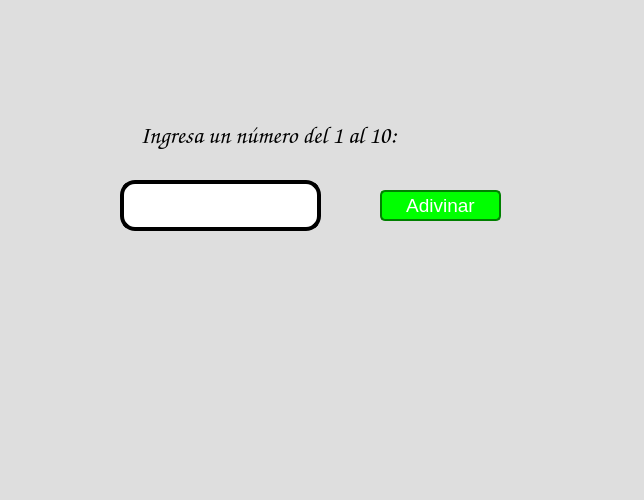
<?xml version="1.0" encoding="UTF-8"?>
<ui version="4.0">
 <class>MainWindow</class>
 <widget class="QMainWindow" name="MainWindow">
  <property name="geometry">
   <rect>
    <x>0</x>
    <y>0</y>
    <width>644</width>
    <height>500</height>
   </rect>
  </property>
  <property name="windowTitle">
   <string>MainWindow</string>
  </property>
  <property name="styleSheet">
   <string notr="true">background-color: rgb(222, 222, 222);</string>
  </property>
  <widget class="QWidget" name="centralwidget">
   <widget class="QLabel" name="label_4">
    <property name="geometry">
     <rect>
      <x>80</x>
      <y>270</y>
      <width>161</width>
      <height>181</height>
     </rect>
    </property>
    <property name="styleSheet">
     <string notr="true"/>
    </property>
    <property name="text">
     <string/>
    </property>
    <property name="pixmap">
     <pixmap resource="../../Archivos/Recursos.qrc">:/Ejercicios/8s85l9yb14k81.png</pixmap>
    </property>
    <property name="scaledContents">
     <bool>true</bool>
    </property>
   </widget>
   <widget class="QLabel" name="label_5">
    <property name="geometry">
     <rect>
      <x>140</x>
      <y>120</y>
      <width>381</width>
      <height>31</height>
     </rect>
    </property>
    <property name="font">
     <font>
      <family>Comic Sans MS</family>
      <pointsize>18</pointsize>
      <weight>75</weight>
      <bold>true</bold>
     </font>
    </property>
    <property name="text">
     <string>Ingresa un número del 1 al 10:</string>
    </property>
   </widget>
   <widget class="QLabel" name="label">
    <property name="geometry">
     <rect>
      <x>20</x>
      <y>20</y>
      <width>121</width>
      <height>101</height>
     </rect>
    </property>
    <property name="text">
     <string/>
    </property>
    <property name="pixmap">
     <pixmap>:/Logos/logo uat.png</pixmap>
    </property>
    <property name="scaledContents">
     <bool>true</bool>
    </property>
   </widget>
   <widget class="QLabel" name="label_2">
    <property name="geometry">
     <rect>
      <x>530</x>
      <y>0</y>
      <width>91</width>
      <height>91</height>
     </rect>
    </property>
    <property name="text">
     <string/>
    </property>
    <property name="pixmap">
     <pixmap resource="../../Archivos/Recursos.qrc">:/Logos/logo fit.png</pixmap>
    </property>
    <property name="scaledContents">
     <bool>true</bool>
    </property>
   </widget>
   <widget class="QLabel" name="label_3">
    <property name="geometry">
     <rect>
      <x>20</x>
      <y>10</y>
      <width>171</width>
      <height>71</height>
     </rect>
    </property>
    <property name="text">
     <string/>
    </property>
    <property name="pixmap">
     <pixmap resource="../../Archivos/Recursos.qrc">:/Logos/log_uat_nuevo.png</pixmap>
    </property>
    <property name="scaledContents">
     <bool>true</bool>
    </property>
   </widget>
   <widget class="QLineEdit" name="txt_num">
    <property name="geometry">
     <rect>
      <x>120</x>
      <y>180</y>
      <width>201</width>
      <height>51</height>
     </rect>
    </property>
    <property name="font">
     <font>
      <family>Comic Sans MS</family>
      <pointsize>24</pointsize>
      <weight>75</weight>
      <bold>true</bold>
     </font>
    </property>
    <property name="styleSheet">
     <string notr="true">border: 4px solid black;
background-color: rgb(255, 255, 255);
border-radius: 15px;</string>
    </property>
    <property name="text">
     <string/>
    </property>
    <property name="alignment">
     <set>Qt::AlignCenter</set>
    </property>
   </widget>
   <widget class="QLabel" name="label_6">
    <property name="geometry">
     <rect>
      <x>390</x>
      <y>270</y>
      <width>151</width>
      <height>181</height>
     </rect>
    </property>
    <property name="text">
     <string/>
    </property>
    <property name="pixmap">
     <pixmap resource="../../Archivos/Recursos.qrc">:/Ejercicios/3ueemqhb14k81.png</pixmap>
    </property>
    <property name="scaledContents">
     <bool>true</bool>
    </property>
   </widget>
   <widget class="QPushButton" name="btn_adivinar">
    <property name="geometry">
     <rect>
      <x>380</x>
      <y>190</y>
      <width>121</width>
      <height>31</height>
     </rect>
    </property>
    <property name="font">
     <font>
      <pointsize>14</pointsize>
     </font>
    </property>
    <property name="styleSheet">
     <string notr="true">background-color: rgb(0, 255, 0);
color: rgb(255, 255, 255);
border-radius:5px;
border:2px solid green</string>
    </property>
    <property name="text">
     <string>Adivinar</string>
    </property>
   </widget>
  </widget>
  <widget class="QMenuBar" name="menubar">
   <property name="geometry">
    <rect>
     <x>0</x>
     <y>0</y>
     <width>644</width>
     <height>21</height>
    </rect>
   </property>
  </widget>
  <widget class="QStatusBar" name="statusbar"/>
 </widget>
 <resources>
  <include location="../../Archivos/Recursos.qrc"/>
 </resources>
 <connections/>
</ui>
